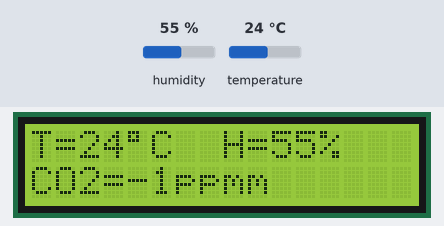
Recording of a program running on a simulated Arduino Uno, built with avr-gcc and run on an emulated ATmega328P. On the bench: 16×2 character LCD. The test bench sets the inputs (shaded band); at power-on: humidity 55 %, temperature 24 °C.

Above: at 1.2 s.
1.3 s: humidity set to 22 %
At 5.1 s:
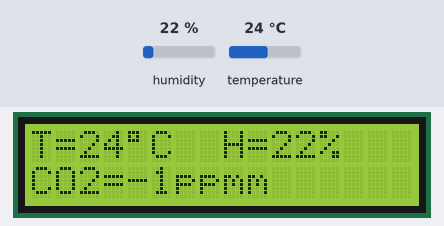
5.6 s: temperature set to 12 °C
At 8.7 s:
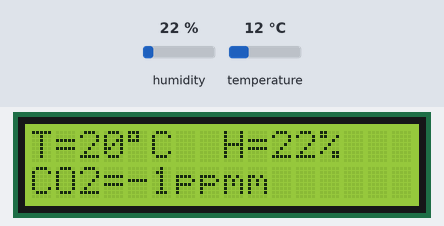
13.7 s: humidity set to 40 %
At 17.8 s:
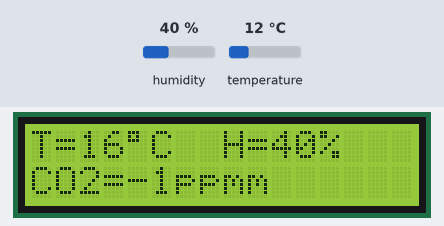
21.8 s: temperature set to 19 °C
At 25.2 s:
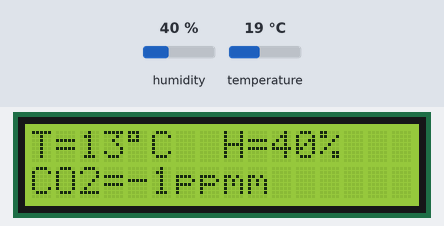
Timing chart, 0 to 26.7 s (numbered marks = the images above; inputs shaded):
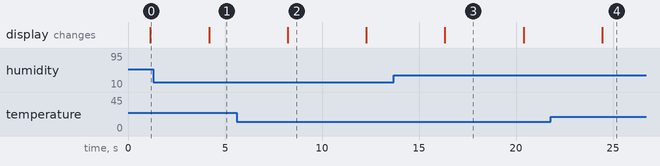

Measured:
- after the input at 1.3 s, the display: changes after 2.9 s (image 1)
- after the input at 5.6 s, the display: changes after 2.6 s (image 2)
- after the input at 21.8 s, the display: changes after 2.6 s (image 4)
- what the display in image 2 shows lasts 4.1 s, from 8.2 s to 12.3 s
- what the display in image 3 shows lasts 4.1 s, from 16.3 s to 20.4 s

The program:

main.cpp
```cpp
/**

## Connections ##
LED I2C library: https://github.com/marcoschwartz/LiquidCrystal_I2C
A4 (SDA) -> LCD SDA
A5 (SCL) -> LCD SCL
*/

#include <Arduino.h>

#include <Wire.h>
#include <LiquidCrystal_I2C.h>
#include <SoftwareSerial.h>

#include <dht11.h>

#include "SlidingWindow.h"

#define MH_Z19_RX 9
#define MH_Z19_TX 8

#define DHT11_PIN 7

SoftwareSerial co2Serial(MH_Z19_RX, MH_Z19_TX);
LiquidCrystal_I2C lcd(0x27, 16, 2);
dht11 dht11;

SlidingWindow temperatureAvg(5);

int readCO2();
void printTemperature(int);
void printHumidity(int);
void printCO2(int);

void setup() {
  co2Serial.begin(9600);
  lcd.init();
  lcd.backlight();
  lcd.clear();

  printTemperature(15);
  printHumidity(34);
  printCO2(450);
}

void loop() {
  dht11.read(DHT11_PIN);
  printTemperature((int)temperatureAvg.add(dht11.temperature));
  printHumidity(dht11.humidity);
  printCO2(readCO2());
  delay(3000);
}

int readCO2() {

  byte cmd[9] = {0xFF, 0x01, 0x86, 0x00, 0x00, 0x00, 0x00, 0x00, 0x79};

  byte response[9];

  co2Serial.write(cmd, 9);
  co2Serial.readBytes(response, 9);

  if (response[0] != 0xFF) {
    return -1;
  }

  if (response[1] != 0x86) {
    return -1;
  }

  int responseHigh = (int) response[2];
  int responseLow = (int) response[3];
  int ppm = (256 * responseHigh) + responseLow;
  return ppm;
}

void printTemperature(int t) {
  char buffer[16];
  sprintf(buffer, "T=%d%cC%c", t, 223, '\0');
  lcd.setCursor(0, 0);
  lcd.print(buffer);
}

void printHumidity(int h) {
  char buffer[16];
  sprintf(buffer, "H=%d%%%c", h, '\0');
  lcd.setCursor(8, 0);
  lcd.print(buffer);
}

void printCO2(int co2) {
  char buffer[16];
  sprintf(buffer, "CO2=%dppm%c", co2, '\0');
  lcd.setCursor(0, 1);
  lcd.print(buffer);
}
```

SlidingWindow.cpp
```cpp
#include "SlidingWindow.h"

SlidingWindow::SlidingWindow(int size) {
	this->size = size;
	count = 0;
	first_ix = last_ix = 0;
	sum = 0.0;
}

double SlidingWindow::average() {
	return (count == 0) ? 0.0 : ((double) sum) / count;
}

double SlidingWindow::add(int value) {
	buffer[last_ix++] = value;
	sum += value;

	if (count == size) {
		sum -= buffer[first_ix++];
	} else {
		count++;
	}

	if (last_ix == MAX_WINDOW_SIZE) {
		last_ix = 0;
	}

	if (first_ix == MAX_WINDOW_SIZE) {
		first_ix = 0;
	}

	return average();
}
```

SlidingWindow.h
```cpp
#define MAX_WINDOW_SIZE 10

class SlidingWindow {
	int size;
	int count;
	int first_ix, last_ix;
	int buffer[MAX_WINDOW_SIZE];
	int sum;

	public:
		SlidingWindow(int);
		double average();
		double add(int);
};
```
